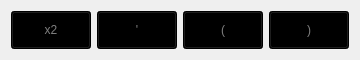
  <widget class="QWidget" name="horizontalLayoutWidget">
   <property name="geometry">
    <rect>
     <x>1040</x>
     <y>650</y>
     <width>161</width>
     <height>32</height>
    </rect>
   </property>
   <layout class="QHBoxLayout" name="Change_rotating_and_braket">
    <item>
     <widget class="QPushButton" name="x2">
      <property name="cursor">
       <cursorShape>PointingHandCursor</cursorShape>
      </property>
      <property name="styleSheet">
       <string notr="true">QPushButton{
  background-color: black;
  color: gray;
  width: 35px;
  height: 30px;
}

QPushButton:hover {
  background-color: silver;
}

QPushButton:pressed {
  background-color: white;
}</string>
      </property>
      <property name="text">
       <string>x2</string>
      </property>
     </widget>
    </item>
    <item>
     <widget class="QPushButton" name="apostrophe">
      <property name="cursor">
       <cursorShape>PointingHandCursor</cursorShape>
      </property>
      <property name="styleSheet">
       <string notr="true">QPushButton{
  background-color: black;
  color: gray;
  width: 35px;
  height: 30px;
}

QPushButton:hover {
  background-color: silver;
}

QPushButton:pressed {
  background-color: white;
}</string>
      </property>
      <property name="text">
       <string>'</string>
      </property>
     </widget>
    </item>
    <item>
     <widget class="QPushButton" name="bra">
      <property name="cursor">
       <cursorShape>PointingHandCursor</cursorShape>
      </property>
      <property name="styleSheet">
       <string notr="true">QPushButton{
  background-color: black;
  color: gray;
  width: 35px;
  height: 30px;
}

QPushButton:hover {
  background-color: silver;
}

QPushButton:pressed {
  background-color: white;
}</string>
      </property>
      <property name="text">
       <string>(</string>
      </property>
     </widget>
    </item>
    <item>
     <widget class="QPushButton" name="ket">
      <property name="cursor">
       <cursorShape>PointingHandCursor</cursorShape>
      </property>
      <property name="styleSheet">
       <string notr="true">QPushButton{
  background-color: black;
  color: gray;
  width: 35px;
  height: 30px;
}

QPushButton:hover {
  background-color: silver;
}

QPushButton:pressed {
  background-color: white;
}</string>
      </property>
      <property name="text">
       <string>)</string>
      </property>
     </widget>
    </item>
   </layout>
  </widget>
